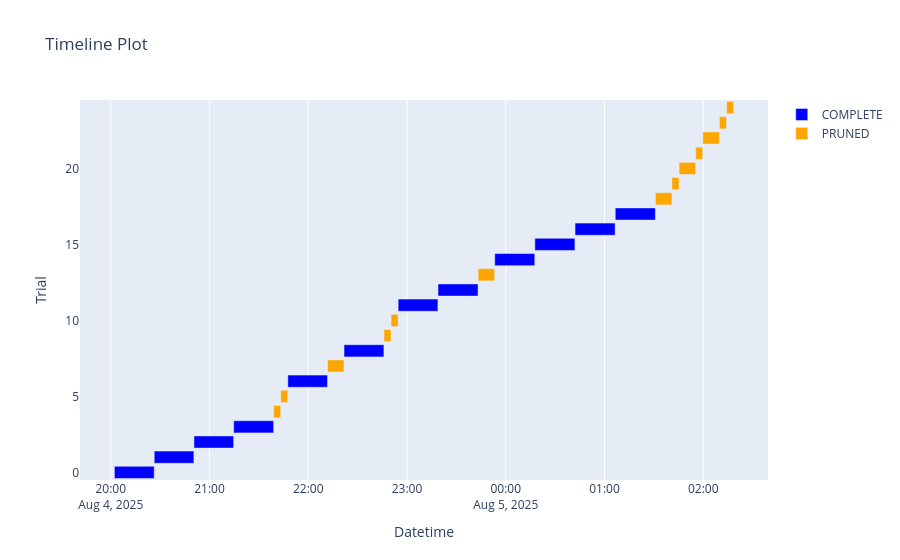

Source (notebook cell):
### Code cell
optuna.visualization.plot_timeline(study)

### Figure 1 — Plotly figure (JSON) as saved in the notebook; plotly's stock layout.template omitted (floating-point values rounded to 4 significant figures)
{"data": [{"base": ["2025-08-04T20:02:12.158668", "2025-08-04T20:26:25.108185", "2025-08-04T20:50:32.689785", "2025-08-04T21:14:40.883866", "2025-08-04T21:47:35.129871", "2025-08-04T22:21:43.985207", "2025-08-04T22:54:37.181693", "2025-08-04T23:18:50.051000", "2025-08-04T23:53:17.617078", "2025-08-05T00:17:40.650874", "2025-08-05T00:42:05.712553", "2025-08-05T01:06:31.358395"], "hovertemplate": "%{text}<extra>COMPLETE</extra>", "marker": {"color": "blue"}, "name": "COMPLETE", "orientation": "h", "text": ["{<br>  \"number\": 0,<br>  \"values\": [<br>    0.03982631195909702<br>  ],<br>  \"params\": {<br>    \"backbone_LR\": 0.00010810474803212021,<br>    \"head_LR\": 2.697840752828487e-05,<br>    \"weight_decay\": 0.00020959533832143337,<br>    \"head_layer_1\": 256,<br>    \"num_layers\": 2,<br>    \"head_layer_2\": 256,<br>    \"dropout\": 0.2<br>  }<br>}", "{<br>  \"number\": 1,<br>  \"values\": [<br>    0.05812837598988643<br>  ],<br>  \"params\": {<br>    \"backbone_LR\": 1.1828220836138627e-06,<br>    \"head_LR\": 4.437392679829382e-06,<br>    \"weight_decay\": 0.15840086680928875,<br>    \"head_layer_1\": 1024,<br>    \"num_layers\": 1,<br>    \"dropout\": 0.5<br>  }<br>}", "{<br>  \"number\": 2,<br>  \"values\": [<br>    0.04110321388221704<br>  ],<br>  \"params\": {<br>    \"backbone_LR\": 1.5513582869657025e-05,<br>    \"head_LR\": 0.0006002800351933357,<br>    \"weight_decay\": 0.020449477043495645,<br>    \"head_layer_1\": 1024,<br>    \"num_layers\": 1,<br>    \"dropout\": 0.4<br>  }<br>}", "{<br>  \"number\": 3,<br>  \"values\": [<br>    0.0027440815040161116<br>  ],<br>  \"params\": {<br>    \"backbone_LR\": 0.0002494031943177959,<br>    \"head_LR\": 0.00799387978389472,<br>    \"weight_decay\": 0.0012013578245213443,<br>    \"head_layer_1\": 128,<br>    \"num_layers\": 2,<br>    \"head_layer_2\": 1024,<br>    \"dropout\": 0.0<br>  }<br>}", "{<br>  \"number\": 6,<br>  \"values\": [<br>    0.04319714514825206<br>  ],<br>  \"params\": {<br>    \"backbone_LR\": 7.891402177068315e-05,<br>    \"head_LR\": 0.002339774138425896,<br>    \"weight_decay\": 0.026879152314676327,<br>    \"head_layer_1\": 256,<br>    \"num_layers\": 1,<br>    \"dropout\": 0.5<br>  }<br>}", "{<br>  \"number\": 8,<br>  \"values\": [<br>    0.002438165329154939<br>  ],<br>  \"params\": {<br>    \"backbone_LR\": 0.0001514526656908199,<br>    \"head_LR\": 0.007292569674453226,<br>    \"weight_decay\": 0.00033876667894897956,<br>    \"head_layer_1\": 128,<br>    \"num_layers\": 2,<br>    \"head_layer_2\": 1024,<br>    \"dropout\": 0.0<br>  }<br>}", "{<br>  \"number\": 11,<br>  \"values\": [<br>    0.0426703285282621<br>  ],<br>  \"params\": {<br>    \"backbone_LR\": 0.0008366382451411018,<br>    \"head_LR\": 0.004356527004028129,<br>    \"weight_decay\": 0.0007845216659847596,<br>    \"head_layer_1\": 128,<br>    \"num_layers\": 2,<br>    \"head_layer_2\": 1024,<br>    \"dropout\": 0.0<br>  }<br>}", "{<br>  \"number\": 12,<br>  \"values\": [<br>    0.0028569304894727585<br>  ],<br>  \"params\": {<br>    \"backbone_LR\": 4.0560737804196276e-05,<br>    \"head_LR\": 0.0036431243811741875,<br>    \"weight_decay\": 1.4681175336751795e-05,<br>    \"head_layer_1\": 128,<br>    \"num_layers\": 2,<br>    \"head_layer_2\": 1024,<br>    \"dropout\": 0.0<br>  }<br>}", "{<br>  \"number\": 14,<br>  \"values\": [<br>    0.003151067693789418<br>  ],<br>  \"params\": {<br>    \"backbone_LR\": 6.483997374782567e-05,<br>    \"head_LR\": 0.0030870422029481634,<br>    \"weight_decay\": 0.0019473601257000786,<br>    \"head_layer_1\": 128,<br>    \"num_layers\": 1,<br>    \"dropout\": 0.0<br>  }<br>}", "{<br>  \"number\": 15,<br>  \"values\": [<br>    0.00234932726687895<br>  ],<br>  \"params\": {<br>    \"backbone_LR\": 4.5105938802575144e-05,<br>    \"head_LR\": 0.005127003295401714,<br>    \"weight_decay\": 0.009817479780648609,<br>    \"head_layer_1\": 128,<br>    \"num_layers\": 2,<br>    \"head_layer_2\": 1024,<br>    \"dropout\": 0.0<br>  }<br>}", "{<br>  \"number\": 16,<br>  \"values\": [<br>    0.003434393868351785<br>  ],<br>  \"params\": {<br>    \"backbone_LR\": 2.1313478804597937e-05,<br>    \"head_LR\": 6.875580459171811e-05,<br>    \"weight_decay\": 0.0011504527828767185,<br>    \"head_layer_1\": 128,<br>    \"num_layers\": 2,<br>    \"head_layer_2\": 1024,<br>    \"dropout\": 0.0<br>  }<br>}", "{<br>  \"number\": 17,<br>  \"values\": [<br>    0.003071873424162802<br>  ],<br>  \"params\": {<br>    \"backbone_LR\": 5.753447469561729e-06,<br>    \"head_LR\": 0.0003028867756279748,<br>    \"weight_decay\": 0.2761971751122911,<br>    \"head_layer_1\": 128,<br>    \"num_layers\": 2,<br>    \"head_layer_2\": 128,<br>    \"dropout\": 0.0<br>  }<br>}"], "textposition": "none", "type": "bar", "x": [1451000.0, 1445000.0, 1445000.0, 1456000.0, 1447000.0, 1454000.0, 1450000.0, 1460000.0, 1460000.0, 1461000.0, 1462000.0, 1462000.0], "y": [0, 1, 2, 3, 6, 8, 11, 12, 14, 15, 16, 17]}, {"base": ["2025-08-04T21:39:00.121595", "2025-08-04T21:43:17.385713", "2025-08-04T22:11:45.318626", "2025-08-04T22:46:01.097749", "2025-08-04T22:50:19.941869", "2025-08-04T23:43:12.943928", "2025-08-05T01:30:57.269320", "2025-08-05T01:40:59.910245", "2025-08-05T01:45:20.558071", "2025-08-05T01:55:25.527561", "2025-08-05T01:59:45.601344", "2025-08-05T02:09:51.875698", "2025-08-05T02:14:11.531944"], "hovertemplate": "%{text}<extra>PRUNED</extra>", "marker": {"color": "orange"}, "name": "PRUNED", "orientation": "h", "text": ["{<br>  \"number\": 4,<br>  \"values\": [<br>    0.04169297182502655<br>  ],<br>  \"params\": {<br>    \"backbone_LR\": 2.5626311036180788e-05,<br>    \"head_LR\": 0.007277621046063419,<br>    \"weight_decay\": 0.0015251654373179338,<br>    \"head_layer_1\": 2048,<br>    \"num_layers\": 2,<br>    \"head_layer_2\": 1024,<br>    \"dropout\": 0.4<br>  }<br>}", "{<br>  \"number\": 5,<br>  \"values\": [<br>    0.04219445693664826<br>  ],<br>  \"params\": {<br>    \"backbone_LR\": 2.056819037523232e-05,<br>    \"head_LR\": 0.0014065801378775244,<br>    \"weight_decay\": 0.0024213994712213452,<br>    \"head_layer_1\": 1024,<br>    \"num_layers\": 2,<br>    \"head_layer_2\": 2048,<br>    \"dropout\": 0.30000000000000004<br>  }<br>}", "{<br>  \"number\": 7,<br>  \"values\": [<br>    0.03839554136189131<br>  ],<br>  \"params\": {<br>    \"backbone_LR\": 9.37860958293004e-06,<br>    \"head_LR\": 0.000865416927038007,<br>    \"weight_decay\": 0.0009783746789853666,<br>    \"head_layer_1\": 1024,<br>    \"num_layers\": 2,<br>    \"head_layer_2\": 256,<br>    \"dropout\": 0.5<br>  }<br>}", "{<br>  \"number\": 9,<br>  \"values\": [<br>    0.004260979548025017<br>  ],<br>  \"params\": {<br>    \"backbone_LR\": 2.6228492272952715e-06,<br>    \"head_LR\": 0.0005995420959572888,<br>    \"weight_decay\": 0.0013344172929761493,<br>    \"head_layer_1\": 256,<br>    \"num_layers\": 2,<br>    \"head_layer_2\": 128,<br>    \"dropout\": 0.0<br>  }<br>}", "{<br>  \"number\": 10,<br>  \"values\": [<br>    0.04646184481680393<br>  ],<br>  \"params\": {<br>    \"backbone_LR\": 3.994634109215214e-05,<br>    \"head_LR\": 0.001961031761792194,<br>    \"weight_decay\": 1.4658964525296504e-05,<br>    \"head_layer_1\": 128,<br>    \"num_layers\": 1,<br>    \"dropout\": 0.30000000000000004<br>  }<br>}", "{<br>  \"number\": 13,<br>  \"values\": [<br>    0.005010786255857406<br>  ],<br>  \"params\": {<br>    \"backbone_LR\": 5.410322648588562e-05,<br>    \"head_LR\": 0.0022395537215839107,<br>    \"weight_decay\": 0.0014918921013485757,<br>    \"head_layer_1\": 2048,<br>    \"num_layers\": 2,<br>    \"head_layer_2\": 512,<br>    \"dropout\": 0.0<br>  }<br>}", "{<br>  \"number\": 18,<br>  \"values\": [<br>    0.041278596895818524<br>  ],<br>  \"params\": {<br>    \"backbone_LR\": 0.0006530577427158026,<br>    \"head_LR\": 0.0004016688610198351,<br>    \"weight_decay\": 0.1305170846409116,<br>    \"head_layer_1\": 2048,<br>    \"num_layers\": 2,<br>    \"head_layer_2\": 2048,<br>    \"dropout\": 0.2<br>  }<br>}", "{<br>  \"number\": 19,<br>  \"values\": [<br>    0.04062694432930304<br>  ],<br>  \"params\": {<br>    \"backbone_LR\": 0.0004071156036213837,<br>    \"head_LR\": 0.0015413312123758155,<br>    \"weight_decay\": 0.24781846873691543,<br>    \"head_layer_1\": 128,<br>    \"num_layers\": 2,<br>    \"head_layer_2\": 512,<br>    \"dropout\": 0.0<br>  }<br>}", "{<br>  \"number\": 20,<br>  \"values\": [<br>    0.003739005159541893<br>  ],<br>  \"params\": {<br>    \"backbone_LR\": 0.000529157495827941,<br>    \"head_LR\": 7.169231104562146e-05,<br>    \"weight_decay\": 0.0006585077984053677,<br>    \"head_layer_1\": 256,<br>    \"num_layers\": 1,<br>    \"dropout\": 0.0<br>  }<br>}", "{<br>  \"number\": 21,<br>  \"values\": [<br>    0.004276986023446975<br>  ],<br>  \"params\": {<br>    \"backbone_LR\": 1.4181167106937778e-05,<br>    \"head_LR\": 0.0023181127761654615,<br>    \"weight_decay\": 0.0070153532337908844,<br>    \"head_layer_1\": 128,<br>    \"num_layers\": 2,<br>    \"head_layer_2\": 1024,<br>    \"dropout\": 0.0<br>  }<br>}", "{<br>  \"number\": 22,<br>  \"values\": [<br>    0.004404796614275815<br>  ],<br>  \"params\": {<br>    \"backbone_LR\": 0.0002842618836807924,<br>    \"head_LR\": 0.00778281429173994,<br>    \"weight_decay\": 0.0009629039032371836,<br>    \"head_layer_1\": 1024,<br>    \"num_layers\": 2,<br>    \"head_layer_2\": 1024,<br>    \"dropout\": 0.0<br>  }<br>}", "{<br>  \"number\": 23,<br>  \"values\": [<br>    0.03916283127350303<br>  ],<br>  \"params\": {<br>    \"backbone_LR\": 0.00036210068322665046,<br>    \"head_LR\": 0.00752933734726373,<br>    \"weight_decay\": 0.00019475810728206396,<br>    \"head_layer_1\": 128,<br>    \"num_layers\": 2,<br>    \"head_layer_2\": 1024,<br>    \"dropout\": 0.30000000000000004<br>  }<br>}", "{<br>  \"number\": 24,<br>  \"values\": [<br>    0.0473047041405852<br>  ],<br>  \"params\": {<br>    \"backbone_LR\": 8.858310206928121e-05,<br>    \"head_LR\": 0.0038264091971341434,<br>    \"weight_decay\": 0.0013896162950074178,<br>    \"head_layer_1\": 128,<br>    \"num_layers\": 2,<br>    \"head_layer_2\": 1024,<br>    \"dropout\": 0.1<br>  }<br>}"], "textposition": "none", "type": "bar", "x": [254300.0, 254800.0, 595600.0, 255600.0, 254000.0, 601200.0, 598900.0, 256800.0, 601100.0, 256100.0, 602300.0, 255600.0, 254900.0], "y": [4, 5, 7, 9, 10, 13, 18, 19, 20, 21, 22, 23, 24]}], "layout": {"showlegend": true, "title": {"text": "Timeline Plot"}, "xaxis": {"title": {"text": "Datetime"}, "type": "date"}, "yaxis": {"title": {"text": "Trial"}}}}
